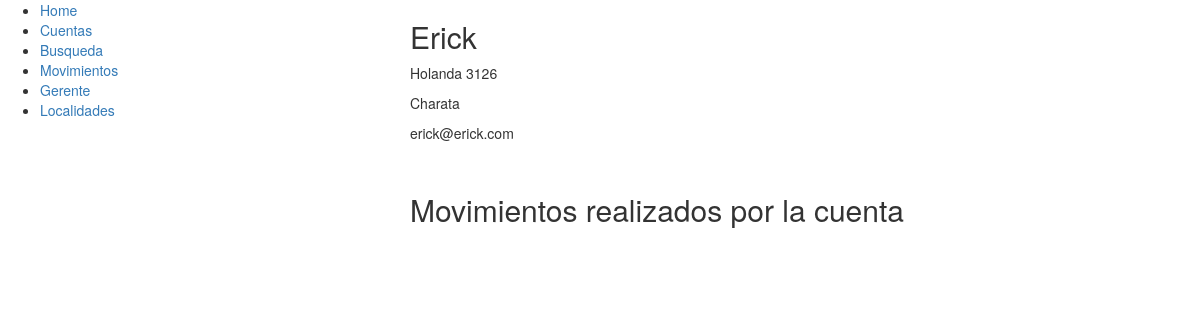
/cuenta/4/, run on an earlier commit of the app's database.
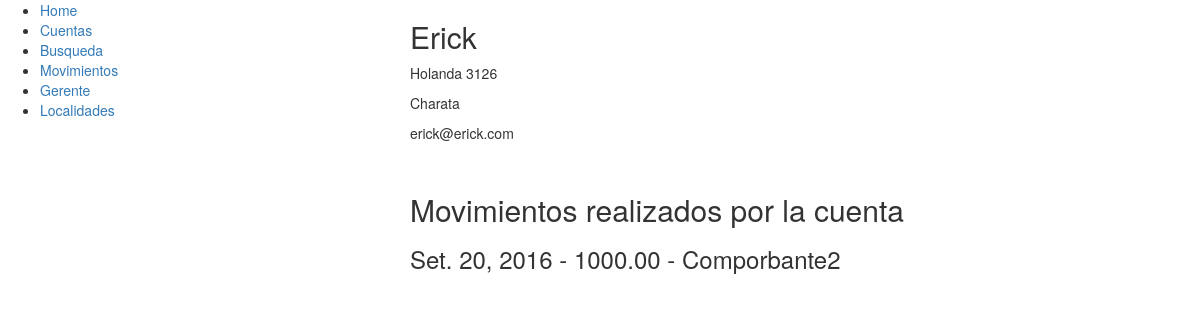
And on a later commit of the database.
### cuentas/models.py (models this page shows, shortened)
class Movimiento(models.Model):
	cuenta = models.ForeignKey(Cuenta)
	comprobante = models.TextField()
	fecha = models.DateField(auto_now=True)
	importe = models.DecimalField(max_digits=20, decimal_places=2, default=0)

### cuentas/views.py (the view)
# urls.py: url(r'^cuenta/([0-9]+)/$',views.cuenta),
def cuenta(request, id):
	try:
		c = Cuenta.objects.get(pk=id)
		m = Cuenta.objects.get(pk=id).movimiento_set.all()
	except Cuenta.DoesNotExist:
		raise Http404("No existe la cuenta seleccionada")
	return render (request, 'cuenta2.html',{'cuenta' : c, 'movimientos': m})

### cuentas/models.py (called while the page is built)
	def __str__(self):
		return self.nombre

### cuentas/templates/cuenta2.html (shortened to what this page needs)
{% extends "base.html" %}
{% block content %}
	<h2>{{ cuenta.nombre }}</h2>
	<p>{{ cuenta.direccion }}</p>
	<p>{{ cuenta.localidad }}</p>
	<p>{{ cuenta.email }}</p>
	<br>
	<h2>Movimientos realizados por la cuenta</h2>
	{% for movimiento in movimientos %}
		<h3>{{ movimiento.fecha }} - {{ movimiento.importe }} - {{ movimiento.comprobante }}</h3>
	{% endfor %}
{% endblock %}

What changed in the data, as far as the page shows it:
added Movimiento: fecha "Set. 20, 2016", importe "1000.00", comprobante "Comporbante2"
